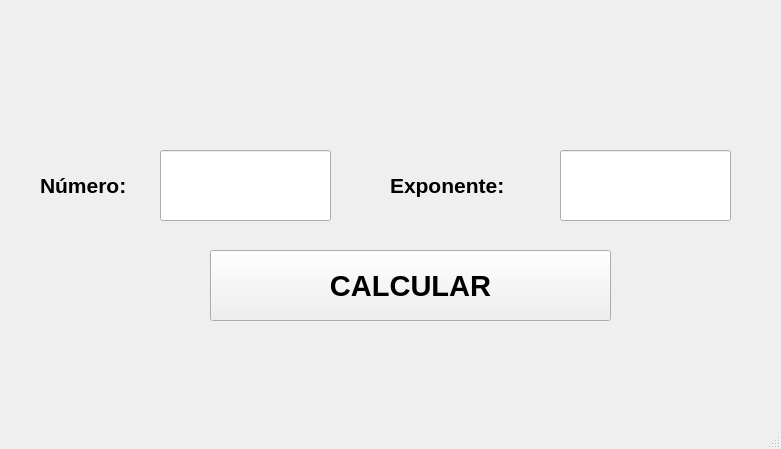
<?xml version="1.0" encoding="UTF-8"?>
<ui version="4.0">
 <class>MainWindow</class>
 <widget class="QMainWindow" name="MainWindow">
  <property name="geometry">
   <rect>
    <x>0</x>
    <y>0</y>
    <width>781</width>
    <height>449</height>
   </rect>
  </property>
  <property name="windowTitle">
   <string>MainWindow</string>
  </property>
  <widget class="QWidget" name="centralwidget">
   <widget class="QPushButton" name="btn_calcular">
    <property name="geometry">
     <rect>
      <x>210</x>
      <y>250</y>
      <width>401</width>
      <height>71</height>
     </rect>
    </property>
    <property name="font">
     <font>
      <pointsize>22</pointsize>
      <weight>75</weight>
      <bold>true</bold>
     </font>
    </property>
    <property name="text">
     <string>CALCULAR</string>
    </property>
   </widget>
   <widget class="QLabel" name="label">
    <property name="geometry">
     <rect>
      <x>40</x>
      <y>160</y>
      <width>121</width>
      <height>51</height>
     </rect>
    </property>
    <property name="font">
     <font>
      <pointsize>16</pointsize>
      <weight>75</weight>
      <bold>true</bold>
     </font>
    </property>
    <property name="text">
     <string>Número:</string>
    </property>
   </widget>
   <widget class="QLineEdit" name="txt_numero">
    <property name="geometry">
     <rect>
      <x>160</x>
      <y>150</y>
      <width>171</width>
      <height>71</height>
     </rect>
    </property>
    <property name="font">
     <font>
      <pointsize>16</pointsize>
      <weight>75</weight>
      <bold>true</bold>
     </font>
    </property>
    <property name="alignment">
     <set>Qt::AlignCenter</set>
    </property>
   </widget>
   <widget class="QLabel" name="label_2">
    <property name="geometry">
     <rect>
      <x>390</x>
      <y>160</y>
      <width>161</width>
      <height>51</height>
     </rect>
    </property>
    <property name="font">
     <font>
      <pointsize>16</pointsize>
      <weight>75</weight>
      <bold>true</bold>
     </font>
    </property>
    <property name="text">
     <string>Exponente:</string>
    </property>
   </widget>
   <widget class="QLineEdit" name="txt_exponente">
    <property name="geometry">
     <rect>
      <x>560</x>
      <y>150</y>
      <width>171</width>
      <height>71</height>
     </rect>
    </property>
    <property name="font">
     <font>
      <pointsize>16</pointsize>
      <weight>75</weight>
      <bold>true</bold>
     </font>
    </property>
    <property name="alignment">
     <set>Qt::AlignCenter</set>
    </property>
   </widget>
   <widget class="QLabel" name="label_6">
    <property name="geometry">
     <rect>
      <x>110</x>
      <y>0</y>
      <width>541</width>
      <height>81</height>
     </rect>
    </property>
    <property name="text">
     <string/>
    </property>
    <property name="pixmap">
     <pixmap resource="../../PIP_UNIDAD_2_2021_3/recursos_proyecto.qrc">:/UAT_FIANS/Imagenes/FIANS.png</pixmap>
    </property>
    <property name="scaledContents">
     <bool>true</bool>
    </property>
   </widget>
   <widget class="QLabel" name="label_4">
    <property name="geometry">
     <rect>
      <x>0</x>
      <y>0</y>
      <width>111</width>
      <height>121</height>
     </rect>
    </property>
    <property name="text">
     <string/>
    </property>
    <property name="pixmap">
     <pixmap resource="../../PIP_UNIDAD_2_2021_3/recursos_proyecto.qrc">:/NUMEROS/Imagenes/Boca_Juniors_logo18.svg.png</pixmap>
    </property>
    <property name="scaledContents">
     <bool>true</bool>
    </property>
   </widget>
   <widget class="QLabel" name="label_5">
    <property name="geometry">
     <rect>
      <x>660</x>
      <y>0</y>
      <width>121</width>
      <height>131</height>
     </rect>
    </property>
    <property name="text">
     <string/>
    </property>
    <property name="pixmap">
     <pixmap resource="../../PIP_UNIDAD_2_2021_3/recursos_proyecto.qrc">:/LOGO/Imagenes/HD-wallpaper-bob-esponja-mafioso-bob-esponja-gangster-mafioso-meme.jpg</pixmap>
    </property>
    <property name="scaledContents">
     <bool>true</bool>
    </property>
   </widget>
  </widget>
  <widget class="QMenuBar" name="menubar">
   <property name="geometry">
    <rect>
     <x>0</x>
     <y>0</y>
     <width>781</width>
     <height>22</height>
    </rect>
   </property>
  </widget>
  <widget class="QStatusBar" name="statusbar"/>
 </widget>
 <resources>
  <include location="../../PIP_UNIDAD_2_2021_3/recursos_proyecto.qrc"/>
 </resources>
 <connections/>
</ui>
